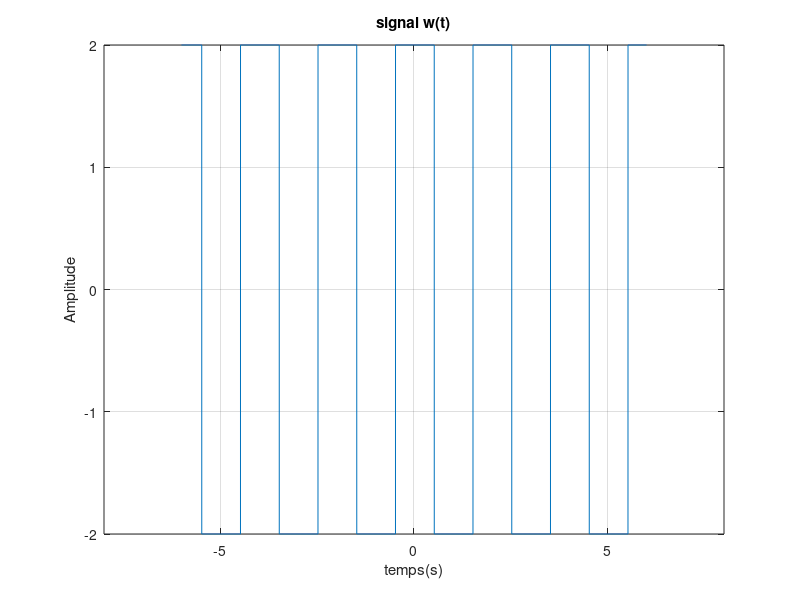

Source code (MATLAB):
%Signal rectangulaire périodique :
clc
clear all

% w(t) = x(t)-(x(t-1))^2


t=-6:0.001:6;
 
v = pi*t+1.5;  % il montre  v = t-1
v1= square(v); % Ce pour faire x2 = (t-1)^2 

x = -square(v1); % Ce represente x(t)=rect(t-1)^2 


w = v1 - x;

% plot w(t) = x(t)-(x(t-1)^2)
plot(t,w);
axis([-8,8 -2,2]);
grid on 
xlabel('temps(s)');
ylabel('Amplitude');
title('signal w(t)');
